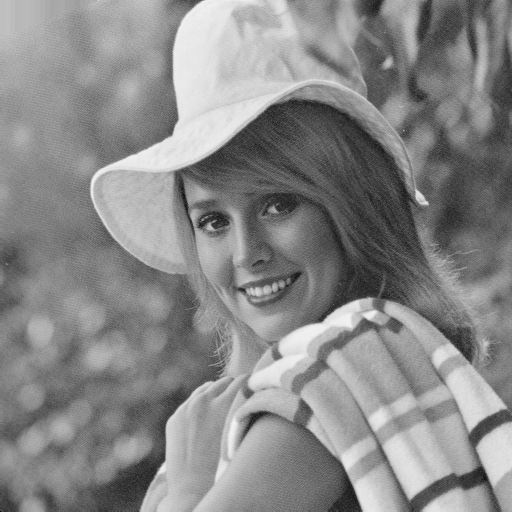
#> input picture Lab_1/Images/07_elaine.tif, 512 x 512 px
$ python Threshold.py
#> lines starting #> are read from the running program, lines starting #| are printed output that depends on the picture; after the words box and inside, x2 and y2 are one past the last pixel; in counts of white or black regions, pixels touching at a corner belong together
#> in main, image is the input picture: shape (512, 512); min 0, max 243, mean 136.4
from skimage.io import imread
import numpy as np
import matplotlib.pyplot as plt
import cv2 as cv


def threshold_processing(image, threshold):
#> called with threshold = 120
    result = (image > threshold).astype(np.uint8) * 255
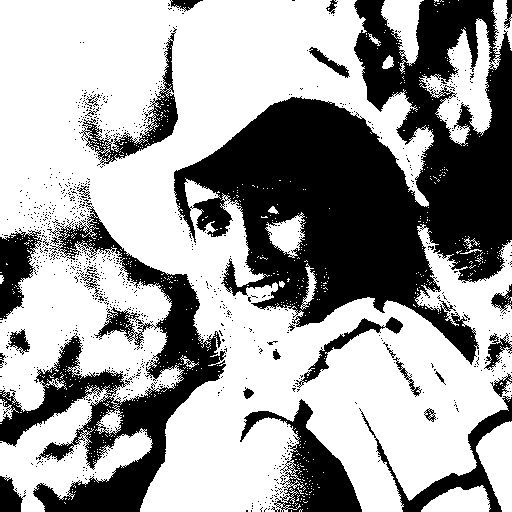
#> result: shape (512, 512); 62.9% white; 948 black regions (919 under 20 px), largest, box (x1, y1, x2, y2) and area: (174, 0, 512, 365) 59782, (0, 199, 226, 512) 19401, (240, 399, 362, 512) 4809

    plt.figure(figsize=(16, 9))
    plt.suptitle("Пороговая обработка", fontsize=15, fontweight='bold')

    plt.subplot(2, 3, 1)
    plt.title("Исходное изображение")
    plt.imshow(image, cmap='gray', vmin=0, vmax=255)

    plt.subplot(2, 3, 2)
    plt.title("Изображение после пороговой обработки")
    plt.imshow(result, cmap='gray', vmin=0, vmax=255)

    plt.subplot(2, 3, 4)
    plt.title("Исходная гистограмма")
    plt.hist(image.flatten(), bins=256)

    plt.subplot(2, 3, 5)
    plt.title("Гистограмма после пороговой обработки")
    plt.hist(result.flatten(), bins=256)

    x = np.linspace(0, 255, 256)
    y = (x > threshold).astype(np.uint8) * 255
    plt.subplot(1, 3, 3)
    plt.title("График функции поэлементного преобразования")
    plt.plot(x, y)

    plt.show()
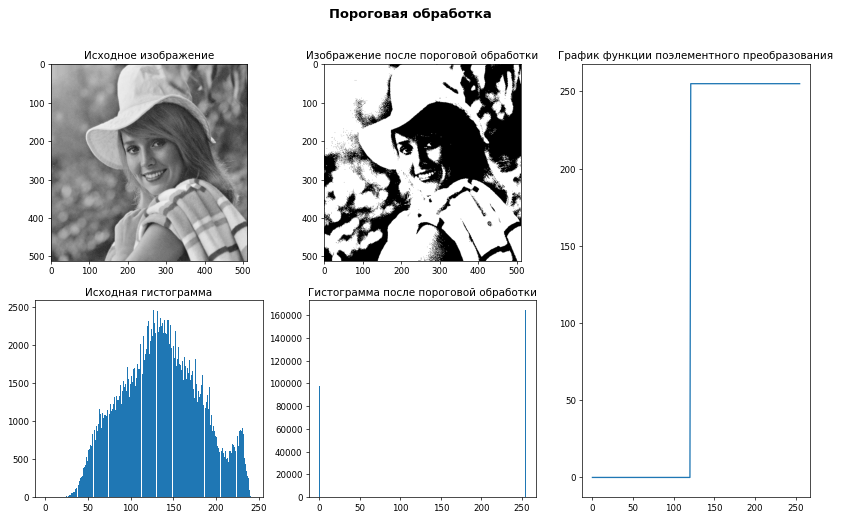
#> figure drawn by matplotlib, 5 panels; panel 3: tallest bar 2462 high, from x = 126.2 to 127.2; panel 4: tallest bar 164797 high, from x = 254 to 255; panel 5: curve peaks at x = 121, y = 255


def image_contrasting(image, gmin=0, gmax=255):
#> called with gmin = 0, gmax = 255
    fmin = np.min(image)
#> fmin = 0
    fmax = np.max(image)
#> fmax = 243
    a = (gmax - gmin) / (fmax - fmin)
#> a = 1.05
    b = (gmin * fmax - gmax * fmin) / (fmax - fmin)
#> b = 0
    result = (image * a + b).astype(np.uint8)

    plt.figure(figsize=(16, 9))
    plt.suptitle("Линейное контрастирование", fontsize=15, fontweight='bold')

    plt.subplot(2, 3, 1)
    plt.title("Исходное изображение")
    plt.imshow(image, cmap='gray', vmin=0, vmax=255)

    plt.subplot(2, 3, 2)
    plt.title("Изображение после контрастирования")
    plt.imshow(result, cmap='gray', vmin=0, vmax=255)

    plt.subplot(2, 3, 4)
    plt.title("Исходная гистограмма")
    plt.hist(image.flatten(), bins=256)

    plt.subplot(2, 3, 5)
    plt.title("Гистограмма после контрастирования")
    plt.hist(result.flatten(), bins=256)

    x = np.linspace(0, 255, 256)
    y = (x * a + b).astype(np.int16)
#> y = 256 values from 0 to 267
    y[y < 0] = 0
    y[y > 255] = 255
    plt.subplot(1, 3, 3)
    plt.title("График функции поэлементного преобразования")
    plt.plot(x, y)

    plt.show()
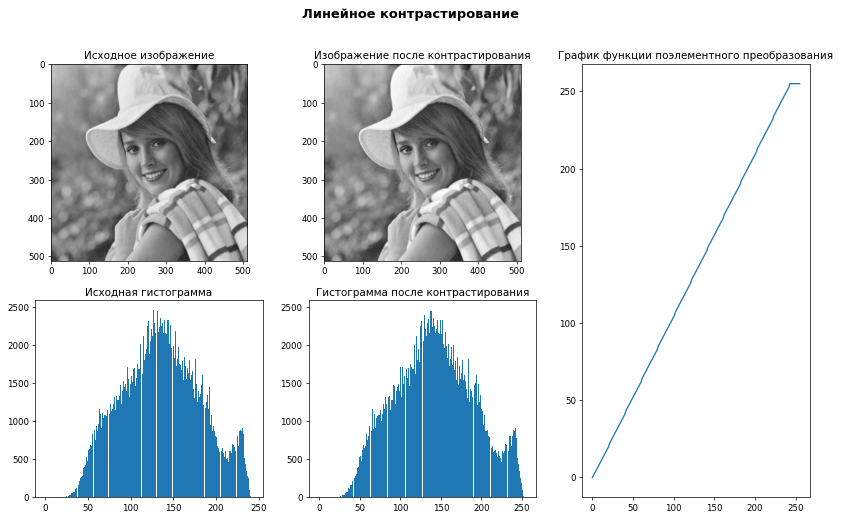
#> figure drawn by matplotlib, 5 panels; panel 3: tallest bar 2462 high, from x = 126.2 to 127.2; panel 4: tallest bar 2462 high, from x = 132.5 to 133.5; panel 5: curve peaks at x = 243, y = 255


def image_equalization(image, gmin=0, gmax=255):
#> called with gmin = 0, gmax = 255
    hist_source, bins = np.histogram(image.flatten(), 256, (0, 256))
#> hist_source = 256 values, max 2462 at index 127, min 0 at index 1, mean 1024; bins = 257 values from 0 to 256

    cdf = hist_source.cumsum()
#> cdf = 256 values from 1 to 262144
    cdf_normalized_source = cdf / cdf.max()
#> cdf_normalized_source = 256 values from 3.81e-06 to 1
    g_f = (gmax - gmin) * cdf_normalized_source + gmin
#> g_f = 256 values from 0.000973 to 255

    result = g_f[image].astype(np.uint8)
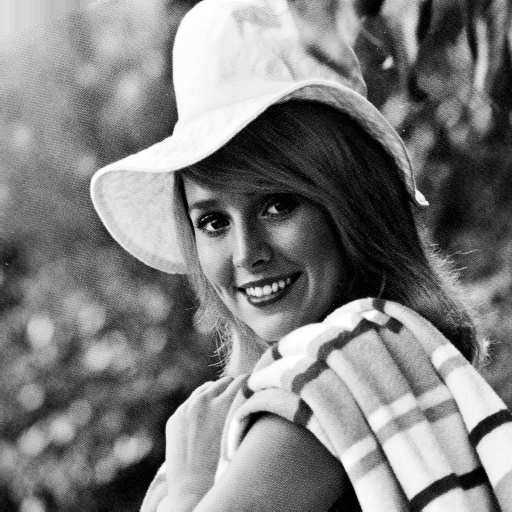
#> result: shape (512, 512); min 0, max 255, mean 127.8

    hist_result, _ = np.histogram(result.flatten(), 256, (0, 256))
#> hist_result = 256 values, max 2462 at index 109, min 0 at index 14, mean 1024
    cdf_result = hist_result.cumsum()
#> cdf_result = 256 values from 885 to 262144
    cdf_normalized_result = cdf_result / cdf_result.max()
#> cdf_normalized_result = 256 values from 0.00338 to 1

    lib_res = cv.equalizeHist(image)

    plt.figure(figsize=(16, 9))
    plt.suptitle("Эквализация", fontsize=15, fontweight='bold')

    plt.subplot(2, 3, 1)
    plt.title("Исходное изображение")
    plt.imshow(image, cmap='gray', vmin=0, vmax=255)

    plt.subplot(2, 3, 2)
    plt.title("Изображение после эквализации")
    plt.imshow(result, cmap='gray', vmin=0, vmax=255)

    plt.subplot(2, 3, 3)
    plt.title("Изображение после эквализации (opencv)")
    plt.imshow(lib_res, cmap='gray', vmin=0, vmax=255)

    plt.subplot(2, 3, 4)
    plt.title("Исходная гистограмма")
    plt.hist(image.flatten(), bins=bins)

    plt.subplot(2, 3, 5)
    plt.title("Гистограмма после эквализации")
    plt.hist(result.flatten(), bins=256)

    plt.subplot(2, 3, 6)
    plt.title("Гистограмма после эквализации (opencv)")
    plt.hist(lib_res.flatten(), bins=256)

    plt.show()
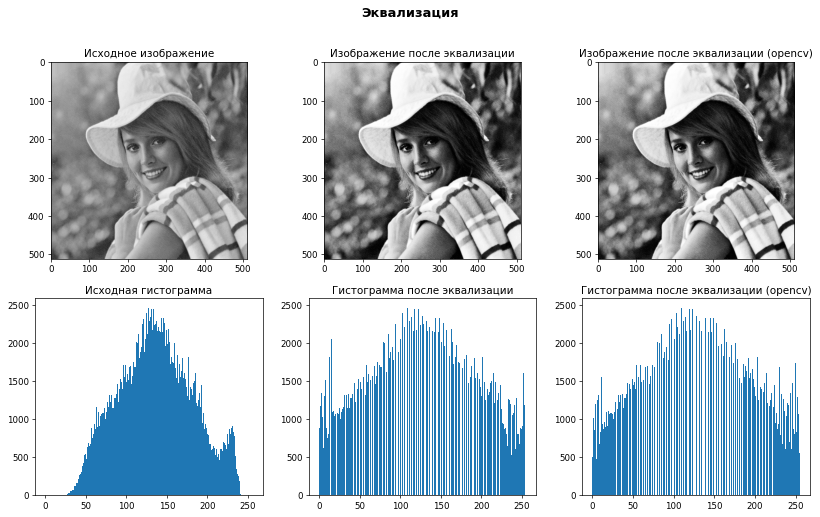
#> figure drawn by matplotlib, 6 panels; panel 4: tallest bar 2462 high, from x = 127 to 128; panel 5: tallest bar 2462 high, from x = 108.6 to 109.6; panel 6: tallest bar 2462 high, from x = 109.6 to 110.6

    plt.figure(figsize=(16, 9))
    plt.suptitle("Эквализация", fontsize=19, fontweight='bold')

    plt.subplot(2, 2, 1)
    plt.title("График интегральной функции распределения яркости (до обработки)")
    plt.plot(cdf_normalized_source)

    plt.subplot(2, 2, 3)
    plt.title("График интегральной функции распределения яркости (после обработки)")
    plt.plot(cdf_normalized_result)

    x = np.linspace(0, 255, 256, dtype=int)
    y = g_f[x].astype(np.uint8)
#> y = 256 values from 0 to 255
    plt.subplot(1, 3, 3)
    plt.title("График функции поэлементного преобразования")
    plt.plot(x, y)

    plt.show()
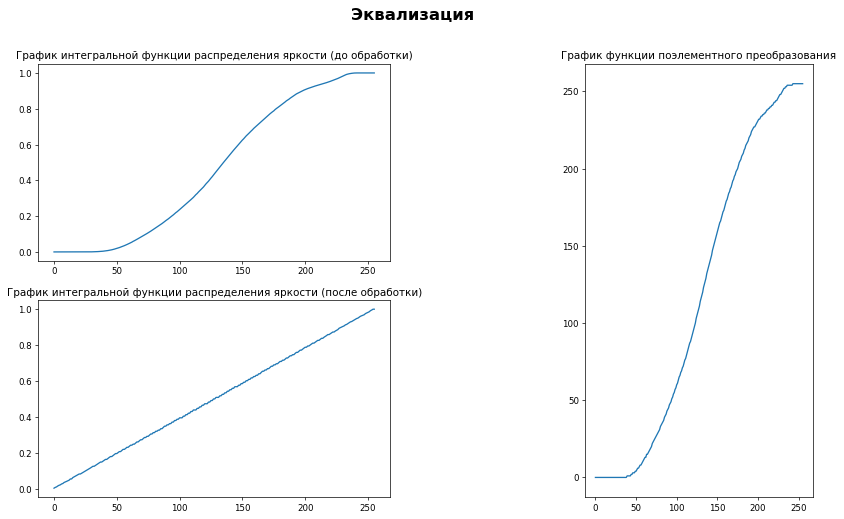
#> figure drawn by matplotlib, 3 panels; panel 1: curve peaks at x = 243, y = 1; panel 2: curve peaks at x = 255, y = 1; panel 3: curve peaks at x = 243, y = 255

    print(f"Гистограмма исходного изображения: {hist_source}")
#| Гистограмма исходного изображения: [   1    0    0    0    0    0    0    0    0    0    0    0    0    0
#|     0    0    1    0    0    4    1    3    6    6    5   12    8   17
#|    23   23   26   48   48   73   72  122  110  122  154  164  213  246
#|   261  282  308  381  390  419  530  542  480  624  627  679  640  676
#|   831  877  748  797  928  862  954 1151  894 1087  904 1100 1037 1066
#|  1081 1082 1071 1138  994 1089 1218 1130 1161 1309 1223 1319 1146 1331
#> (further printed lines are left out)
    print(f"Границы интервалов гистограммы: {bins}")
#| Границы интервалов гистограммы: [  0.   1.   2.   3.   4.   5.   6.   7.   8.   9.  10.  11.  12.  13.
#|   14.  15.  16.  17.  18.  19.  20.  21.  22.  23.  24.  25.  26.  27.
#|   28.  29.  30.  31.  32.  33.  34.  35.  36.  37.  38.  39.  40.  41.
#|   42.  43.  44.  45.  46.  47.  48.  49.  50.  51.  52.  53.  54.  55.
#|   56.  57.  58.  59.  60.  61.  62.  63.  64.  65.  66.  67.  68.  69.
#|   70.  71.  72.  73.  74.  75.  76.  77.  78.  79.  80.  81.  82.  83.
#> (further printed lines are left out)


def main():
    path_to_image = 'Images/07_elaine.tif'
    threshold = 120
    image = imread(path_to_image)

    threshold_processing(image, threshold)
    image_contrasting(image)
    image_equalization(image)


if __name__ == "__main__":
    main()

$ run again, with Lab_1/Images/01_apc.tif copied over Lab_1/Images/07_elaine.tif
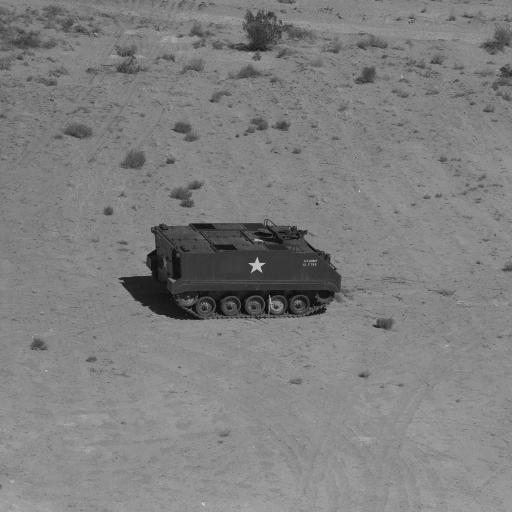
#> input picture Lab_1/Images/01_apc.tif, 512 x 512 px
#> in main, image is the input picture: shape (512, 512); min 12, max 215, mean 127.2
#> in threshold_processing, `result = (image > threshold).astype(np.uint8) * 255`:
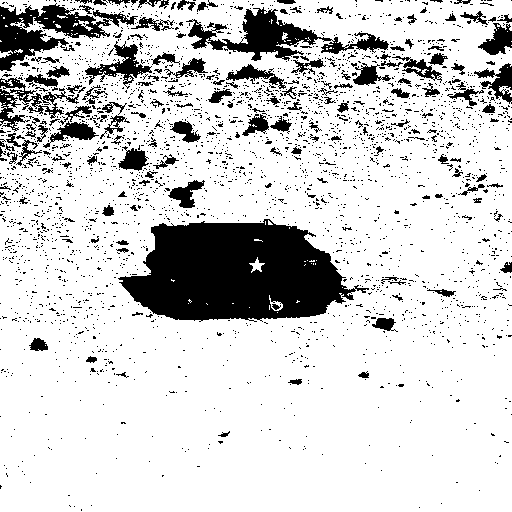
#> result: shape (512, 512); 82.2% white; 2864 black regions (2694 under 20 px), largest, box (x1, y1, x2, y2) and area: (118, 219, 369, 322) 17197, (186, 7, 389, 61) 3522, (0, 3, 138, 71) 3497
#> fmin = 12
#> fmax = 215
#> a = 1.26
#> b = -15.07
#> in image_contrasting, `y = (x * a + b).astype(np.int16)`: y = 256 values from -15 to 305
#> hist_source = 256 values, max 20102 at index 135, min 0 at index 0, mean 1024; bins = 257 values from 0 to 256
#> cdf = 256 values from 0 to 262144
#> cdf_normalized_source = 256 values from 0 to 1
#> g_f = 256 values from 0 to 255
#> hist_result = 256 values, max 20102 at index 153, min 0 at index 7, mean 1024
#> cdf_result = 256 values from 987 to 262144
#> cdf_normalized_result = 256 values from 0.00377 to 1
#> in image_equalization, `y = g_f[x].astype(np.uint8)`: y = 256 values from 0 to 255
#> in image_equalization, `plt.show()`:
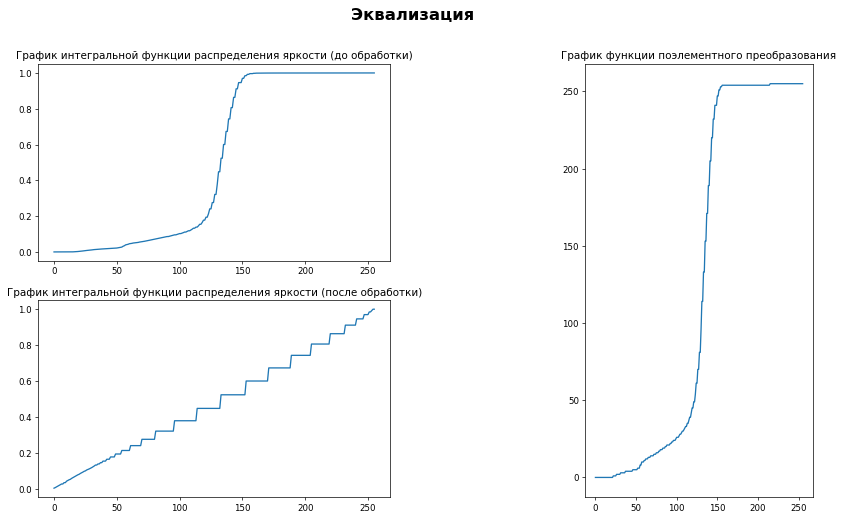
#> figure drawn by matplotlib, 3 panels; panel 1: curve peaks at x = 215, y = 1; panel 2: curve peaks at x = 255, y = 1; panel 3: curve peaks at x = 215, y = 255
#| Гистограмма исходного изображения: [    0     0     0     0     0     0     0     0     0     0     0     0
#|      4    20    23    64   100    94   170   126   174   212   252   176
#|    283   157   284   181   247   172   202   293   182   172   184   144
#|    156   117   112   113   107    70   118   146   123    52   131   160
#|     78   193   117   304   412   306   360  1223   735  1269   457   426
#|    783   289   278   472   222   234   203   235   485   262   291   308
#> (further printed lines are left out)
#| Границы интервалов гистограммы: [  0.   1.   2.   3.   4.   5.   6.   7.   8.   9.  10.  11.  12.  13.
#|   14.  15.  16.  17.  18.  19.  20.  21.  22.  23.  24.  25.  26.  27.
#|   28.  29.  30.  31.  32.  33.  34.  35.  36.  37.  38.  39.  40.  41.
#|   42.  43.  44.  45.  46.  47.  48.  49.  50.  51.  52.  53.  54.  55.
#|   56.  57.  58.  59.  60.  61.  62.  63.  64.  65.  66.  67.  68.  69.
#|   70.  71.  72.  73.  74.  75.  76.  77.  78.  79.  80.  81.  82.  83.
#> (further printed lines are left out)

$ run again, with Lab_1/Images/02_apss.tif copied over Lab_1/Images/07_elaine.tif
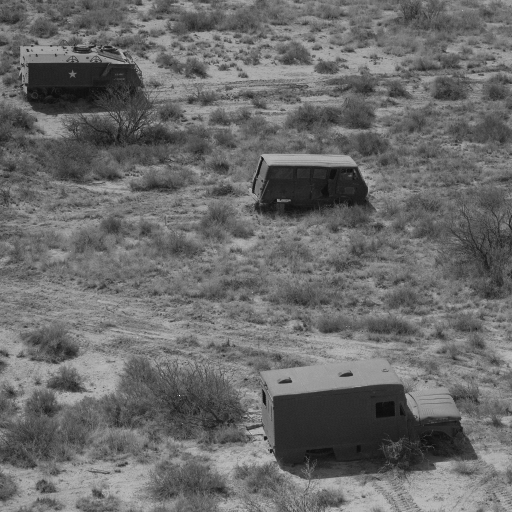
#> input picture Lab_1/Images/02_apss.tif, 512 x 512 px
#> in main, image is the input picture: shape (512, 512); min 12, max 249, mean 106.4
#> in threshold_processing, `result = (image > threshold).astype(np.uint8) * 255`:
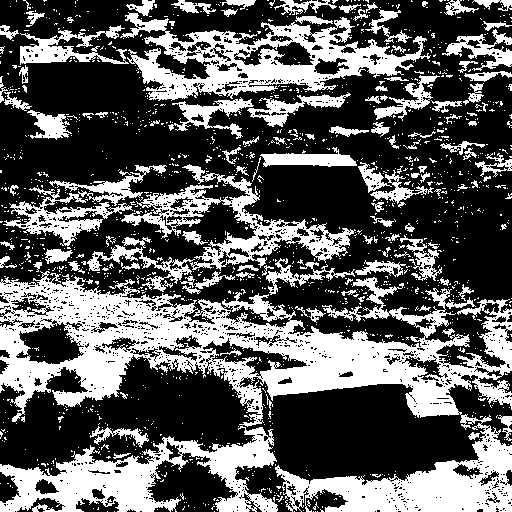
#> result: shape (512, 512); 36.1% white; 1456 white regions (1330 under 20 px), largest, box (x1, y1, x2, y2) and area: (0, 271, 512, 512) 41093, (120, 12, 431, 101) 10357, (0, 426, 278, 512) 10017
#> fmin = 12
#> fmax = 249
#> a = 1.08
#> b = -12.91
#> in image_contrasting, `y = (x * a + b).astype(np.int16)`: y = 256 values from -12 to 261
#> hist_source = 256 values, max 4861 at index 116, min 0 at index 0, mean 1024; bins = 257 values from 0 to 256
#> cdf = 256 values from 0 to 262144
#> cdf_normalized_source = 256 values from 0 to 1
#> g_f = 256 values from 0 to 255
#> hist_result = 256 values, max 4861 at index 153, min 0 at index 16, mean 1024
#> cdf_result = 256 values from 985 to 262144
#> cdf_normalized_result = 256 values from 0.00376 to 1
#> in image_equalization, `y = g_f[x].astype(np.uint8)`: y = 256 values from 0 to 255
#> in image_equalization, `plt.show()`:
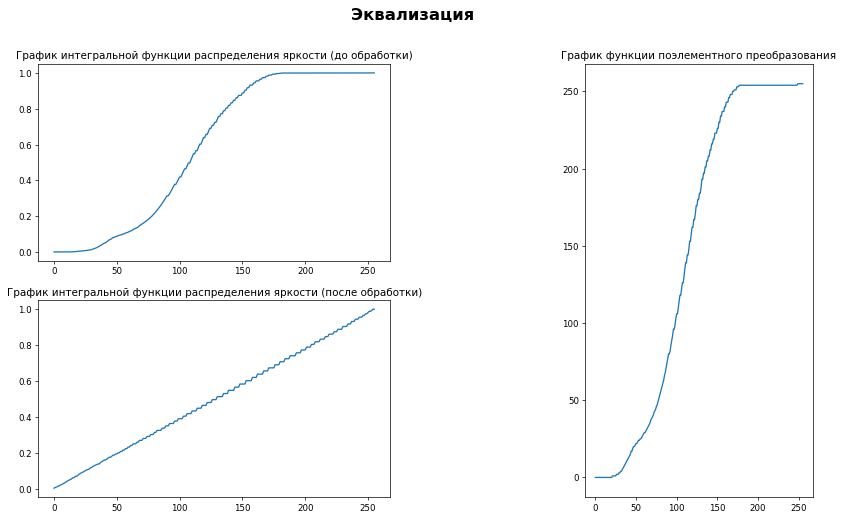
#> figure drawn by matplotlib, 3 panels; panel 1: curve peaks at x = 249, y = 1; panel 2: curve peaks at x = 255, y = 1; panel 3: curve peaks at x = 249, y = 255
#| Гистограмма исходного изображения: [   0    0    0    0    0    0    0    0    0    0    0    0    5   18
#|    40  113  119  177  192  116  205  188  160  141  237  172  303  217
#|   424  303  345  645  509  695  890  998 1118 1086 1138 1121 1154  628
#|  1280 1493 1460  677 1400 1201  501  912  446  800  789  394  450  961
#|   476  991  568  557 1246  640  662 1503  859  810  869  913 2101 1131
#|  1187 1265 1297 1424 1439 1433 1639 1665 1710 1989 2053 2102 2217 2252
#> (further printed lines are left out)
#| Границы интервалов гистограммы: [  0.   1.   2.   3.   4.   5.   6.   7.   8.   9.  10.  11.  12.  13.
#|   14.  15.  16.  17.  18.  19.  20.  21.  22.  23.  24.  25.  26.  27.
#|   28.  29.  30.  31.  32.  33.  34.  35.  36.  37.  38.  39.  40.  41.
#|   42.  43.  44.  45.  46.  47.  48.  49.  50.  51.  52.  53.  54.  55.
#|   56.  57.  58.  59.  60.  61.  62.  63.  64.  65.  66.  67.  68.  69.
#|   70.  71.  72.  73.  74.  75.  76.  77.  78.  79.  80.  81.  82.  83.
#> (further printed lines are left out)
